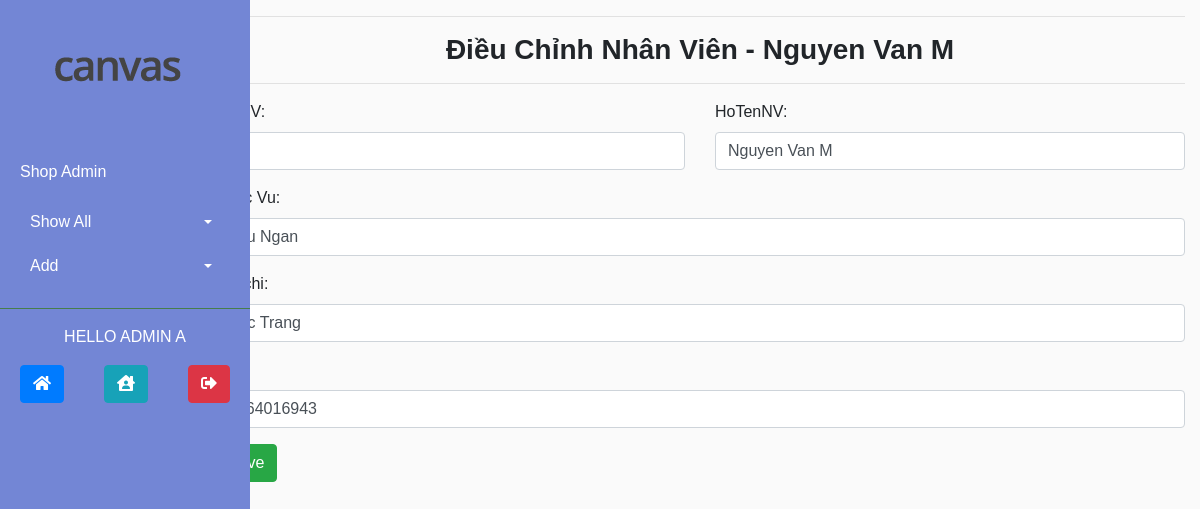
The app's page /Resoures/php/editmember.php?MSNV=2 (signed in) with its own data.
### tables this page shows
CREATE TABLE `nhanvien` (
  `MSNV` int(5) NOT NULL,
  `HoTenNV` varchar(50) NOT NULL,
  `ChucVu` varchar(50) NOT NULL,
  `DiaChi` varchar(50) DEFAULT NULL,
  `SDT` varchar(10) NOT NULL
);

### Resoures/php/editmember.php (the view, shortened to what this page needs)
<?php session_start();
	if(!isset($_SESSION["admin"])){
        echo '<script type="text/javascript">window.history.back();</script>';
	}else{
		?>
<!DOCTYPE html>
<html lang="en">
<head>
	<link rel="stylesheet" type="text/css" href="../bootstrap/css/bootstrap.min.css">
	<link rel="stylesheet" type="text/css" href="../css/style_admin.css">
    <link rel="stylesheet"  href="../fontawesome/css/all.css">
</head>
<body>
<?php
	include 'connect.php';
	if(isset($_GET['MSNV'])){
		$id = mysqli_real_escape_string($connect,$_GET['MSNV']);
		$sql = "SELECT * FROM `nhanvien` WHERE MSNV='$id'";
		$result =  mysqli_query($connect,$sql);
		while($row = mysqli_fetch_array($result)){
		?>
			<div class="container-fluid">
                <div class="row">
                    <div class="col-2">
                        <?php include 'admin_nav.php';?>
                    </div>
                    <div class="col-md-10">
                        <hr><h3 class="text-center font-weight-bold">Điều Chỉnh Nhân Viên - <?php echo $row['HoTenNV']?></h3><hr>
                        <form method="post">
                            <div class="row">
                                <div class="col-6">
                                    <div class="form-group">
                                        <label>MSNV:</label>
                                        <input type="text" name="MSNV"  pattern=".{1,5}" title="5 ki tu" class="form-control"
                                        value="<?php echo $row['MSNV']?>">
                                    </div>
                                </div>
                                <div class="col-6">
                                    <div class="form-group">
                                        <label>HoTenNV:</label>
                                        <input type="text" name="HTNV"  class="form-control" value="<?php echo $row['HoTenNV']?>">
                                    </div>
                                </div>
                            </div>
                            <div class="form-group">
                                <label>Chuc Vu:</label>
                                <input type="text" name="CV" class="form-control" value="<?php echo $row['ChucVu']?>">
                            </div>
                            <div class="form-group">
                                <label>Dia chi:</label>
                                <input type="text" name="DC"  class="form-control"  value="<?php echo $row['DiaChi']?>">
                            </div>
                            <div class="form-group">
                                <label>SDT:</label>
                                <input type="tel" id="phone" class="form-control" name="phone" pattern="[0-9]{4}[0-9]{3}[0-9]{3}"  value="<?php echo $row['SDT']?>">
                            </div>
                            <button type="submit" name="edit" class="btn btn-success">Save</button>
                        </form>
                    </div>
                </div>
            </div>
        <?php
        }
	}
?>
</body>
</html>
<?php
	}
	?>

### Resoures/php/admin_nav.php (shortened to what this page needs)
<?php
	if(!isset($_SESSION['admin'])){
		echo '<script type="text/javascript">window.history.back();</script>';
	}else{
	?>
<div class="wrapper">
	<nav id="sidebar">
		<div class="sidebar-header">
			<img src="../img/logo_2.png">
		</div>
		<ul class="list-unstyled components">
			<p class="p">Shop Admin</p>
			<li>
				<a href="#showall" data-toggle=collapse class="dropdown-toggle">Show All</a>
			</li>
			<li class="active">
				<a href="#addmenu" data-toggle="collapse" class="dropdown-toggle" aria-expanded="false">Add</a>
			</li>
		</ul>
		<p class="text-center text-uppercase">Hello <?php echo $_SESSION['User_Name']?></p>
		<div class="d-flex justify-content-around">
			<a href="../../../Do_an_web/index.php" class="btn btn-primary"><i class="fas fa-home"></i></a>
			<a href="admin.php" class="btn btn-info"><i class="fas fa-house-user"></i></a>
			<a href="logout.php" class="btn btn-danger"><i class="fas fa-sign-out-alt"></i></a>
		</div>
	</nav>
</div>
<?php
	}
?>

### Resoures/css/style_admin.css (style rules this page uses)
.wrapper { display: flex; width: 100%; }
#sidebar { min-width: 250px; max-width: 250px; background: #7386D5; color: #fff; top: 0; z-index: 100; left: 0; transition: all 0.5s; position: fixed; height: 100vh; }
#sidebar .sidebar-header { background: #7386D5; padding: 20px; }
#sidebar .sidebar-header img { margin-left: 35px; height: 100px; }
#sidebar ul.components { padding: 20px; border-bottom: 1px solid #477d4b; }
#sidebar ul p { color: #fff padding: 10px; text-align: left; }
#sidebar ul li a { padding: 10px; font: 1.1em; display: block; border-radius: 5px; }
a[data-toggle="collapse"] { position: relative; }
.dropdown-toggle::after { display: block; position: absolute; top: 50%; left: 180px; transform: translateY(-50%); }
body { font-family: 'Poppins' , sans-serif; background: #fafafa; }
a, a:hover, a:focus { color: inherit; text-decoration: none; transition: all 0.5s; }

### records on screen
nhanvien: HoTenNV "Nguyen Van M", MSNV "2", HTNV "Nguyen Van M", CV "Thu Ngan", DC "Soc Trang", phone "0964016943"
